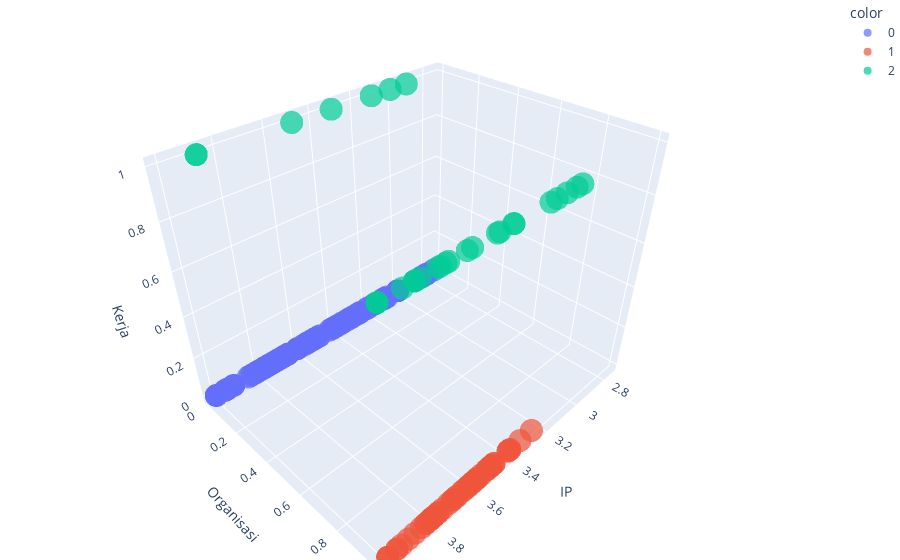

The notebook cell this image was saved under:
### Code cell
# scatter_fig = px.scatter(dataPlot, x=test.T[0], y=test.T[1], color = dataScaled['Cluster'], opacity=0.7)
scatter_fig = px.scatter_3d(dataPlot, x="IP", y="Organisasi", z="Kerja", color = dataScaled['Cluster'], opacity=0.7)
scatter_fig.update_layout(margin=dict(l=0, r=0, b=0, t=0))
scatter_fig

### Figure 1 — Plotly figure (JSON) as saved in the notebook; plotly's stock layout.template omitted (floating-point values rounded to 4 significant figures)
{"data": [{"hovertemplate": "color=0<br>IP=%{x}<br>Organisasi=%{y}<br>Kerja=%{z}<extra></extra>", "legendgroup": "0", "marker": {"color": "#636efa", "opacity": 0.7, "symbol": "circle"}, "mode": "markers", "name": "0", "scene": "scene", "showlegend": true, "type": "scatter3d", "x": [3.96, 2.83, 3.7, 3.65, 3.6, 3.37, 3.77, 3.92, 3.92, 3.67, 3.6, 3.42, 3.79, 3.71, 3.73, 3.3, 3.95, 3.57, 3.85, 3.35, 3.77, 3.48, 3.77, 2.8, 3.54, 3.65, 3.92, 3.6, 3.08, 4, 3.39, 3.6, 3.96, 3.24, 3.95, 3.39, 3.07, 3.3, 3.09, 3.2, 3.71, 3.41, 3.48, 3.82, 3.81, 3.81, 3.73, 4, 3.84, 3.55, 3.76, 3.25, 3.52, 3.7, 3.65, 3.74, 3.15, 3, 3.6, 3.14, 3.65, 3.35, 3.68, 3.19, 2.75, 3.54, 2.88, 3.28, 4, 3.52, 3.32, 3.25, 3.1, 3.55, 3, 3.75, 3.75, 3.75, 3, 3.5, 3.52, 3.92, 3, 3.71, 3.83, 2.88, 3, 2.83, 3.5, 3.69, 3.66, 4, 3.8, 4, 2.8, 3.77, 3, 3.4, 3.6], "y": [0, 0, 0, 0, 0, 0, 0, 0, 0, 0, 0, 0, 0, 0, 0, 0, 0, 0, 0, 0, 0, 0, 0, 0, 0, 0, 0, 0, 0, 0, 0, 0, 0, 0, 0, 0, 0, 0, 0, 0, 0, 0, 0, 0, 0, 0, 0, 0, 0, 0, 0, 0, 0, 0, 0, 0, 0, 0, 0, 0, 0, 0, 0, 0, 0, 0, 0, 0, 0, 0, 0, 0, 0, 0, 0, 0, 0, 0, 0, 0, 0, 0, 0, 0, 0, 0, 0, 0, 0, 0, 0, 0, 0, 0, 0, 0, 0, 0, 0], "z": [0, 0, 0, 0, 0, 0, 0, 0, 0, 0, 0, 0, 0, 0, 0, 0, 0, 0, 0, 0, 0, 0, 0, 0, 0, 0, 0, 0, 0, 0, 0, 0, 0, 0, 0, 0, 0, 0, 0, 0, 0, 0, 0, 0, 0, 0, 0, 0, 0, 0, 0, 0, 0, 0, 0, 0, 0, 0, 0, 0, 0, 0, 0, 0, 0, 0, 0, 0, 0, 0, 0, 0, 0, 0, 0, 0, 0, 0, 0, 0, 0, 0, 0, 0, 0, 0, 0, 0, 0, 0, 0, 0, 0, 0, 0, 0, 0, 0, 0]}, {"hovertemplate": "color=1<br>IP=%{x}<br>Organisasi=%{y}<br>Kerja=%{z}<extra></extra>", "legendgroup": "1", "marker": {"color": "#EF553B", "opacity": 0.7, "symbol": "circle"}, "mode": "markers", "name": "1", "scene": "scene", "showlegend": true, "type": "scatter3d", "x": [3.8, 3.7, 3.62, 3.83, 3.88, 3.7, 3.58, 3.48, 3.81, 3.68, 3.5, 3.85, 3.26, 3.64, 3.4, 3.52, 3.81, 3.58, 3.79, 3.75, 3.57, 3.77, 3.4, 3.96, 4, 3.91, 3.83, 3.33, 3.8, 3.39, 3.77, 3.52, 3.5, 3.39, 3.72, 3.96, 3.6, 3.68, 3.48, 3.5, 3.49, 3.8, 3.79, 3.8, 3.62, 4, 3.6, 3.79, 3.65, 3.94, 4, 3.55], "y": [1, 1, 1, 1, 1, 1, 1, 1, 1, 1, 1, 1, 1, 1, 1, 1, 1, 1, 1, 1, 1, 1, 1, 1, 1, 1, 1, 1, 1, 1, 1, 1, 1, 1, 1, 1, 1, 1, 1, 1, 1, 1, 1, 1, 1, 1, 1, 1, 1, 1, 1, 1], "z": [0, 0, 0, 0, 0, 0, 0, 0, 0, 0, 0, 0, 0, 0, 0, 0, 0, 0, 0, 0, 0, 0, 0, 0, 0, 0, 0, 0, 0, 0, 0, 0, 0, 0, 0, 0, 0, 0, 0, 0, 0, 0, 0, 0, 0, 0, 0, 0, 0, 0, 0, 0]}, {"hovertemplate": "color=2<br>IP=%{x}<br>Organisasi=%{y}<br>Kerja=%{z}<extra></extra>", "legendgroup": "2", "marker": {"color": "#00cc96", "opacity": 0.7, "symbol": "circle"}, "mode": "markers", "name": "2", "scene": "scene", "showlegend": true, "type": "scatter3d", "x": [3.77, 3.79, 3.32, 3.25, 3.92, 3.02, 3.17, 3.8, 3.86, 4, 2.93, 3.12, 3.76, 3.88, 3.2, 4, 3.88, 4, 3.69, 3.33, 3.3, 3.56, 3.5, 3.5, 3.67, 3.88, 3.5, 3.57, 3.88], "y": [1, 1, 0, 1, 1, 0, 1, 1, 1, 1, 0, 0, 1, 0, 1, 1, 0, 1, 1, 1, 1, 1, 1, 0, 1, 1, 1, 1, 1], "z": [1, 1, 1, 1, 1, 1, 1, 1, 1, 1, 1, 1, 1, 1, 1, 1, 1, 1, 1, 1, 1, 1, 1, 1, 1, 1, 1, 1, 1]}], "layout": {"legend": {"title": {"text": "color"}, "tracegroupgap": 0}, "margin": {"b": 0, "l": 0, "r": 0, "t": 0}, "scene": {"domain": {"x": [0, 1], "y": [0, 1]}, "xaxis": {"title": {"text": "IP"}}, "yaxis": {"title": {"text": "Organisasi"}}, "zaxis": {"title": {"text": "Kerja"}}}}}
